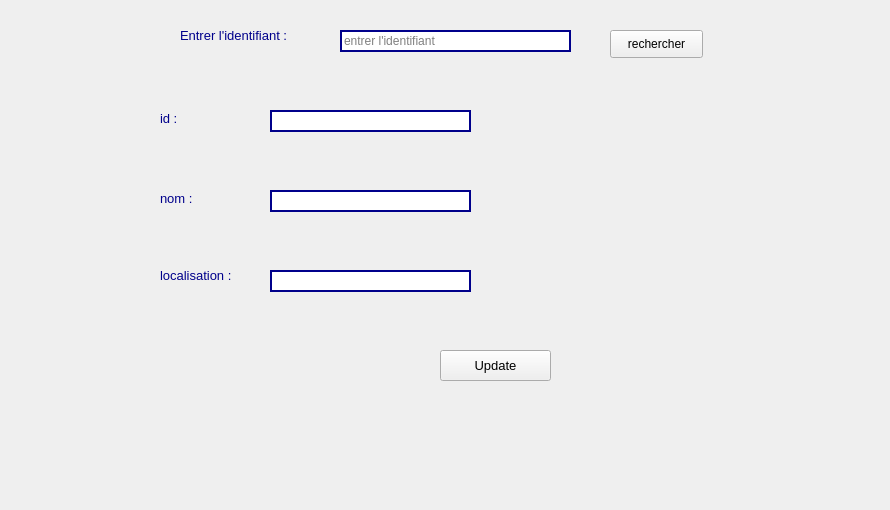
      <widget class="QWidget" name="tab_11">
       <attribute name="title">
        <string>Modifier Equip</string>
       </attribute>
       <widget class="QLabel" name="label_31">
        <property name="geometry">
         <rect>
          <x>-10</x>
          <y>0</y>
          <width>881</width>
          <height>501</height>
         </rect>
        </property>
        <property name="text">
         <string/>
        </property>
        <property name="pixmap">
         <pixmap>../../Desktop/2A/Projet_C++/blue-medical-science-background-vector-19610567.jpg</pixmap>
        </property>
       </widget>
       <widget class="QLabel" name="label_32">
        <property name="geometry">
         <rect>
          <x>180</x>
          <y>20</y>
          <width>141</width>
          <height>31</height>
         </rect>
        </property>
        <property name="font">
         <font>
          <pointsize>10</pointsize>
         </font>
        </property>
        <property name="styleSheet">
         <string notr="true">color:darkblue</string>
        </property>
        <property name="text">
         <string>Entrer l'identifiant : </string>
        </property>
       </widget>
       <widget class="QLineEdit" name="lineEdit_id_rechercheEquip">
        <property name="geometry">
         <rect>
          <x>340</x>
          <y>30</y>
          <width>231</width>
          <height>22</height>
         </rect>
        </property>
        <property name="styleSheet">
         <string notr="true">border-color:darkblue ;
border-style:solid;
border-width:2px;</string>
        </property>
        <property name="placeholderText">
         <string>entrer l'identifiant</string>
        </property>
       </widget>
       <widget class="QPushButton" name="pushButton_rechercherEquip_update">
        <property name="geometry">
         <rect>
          <x>610</x>
          <y>30</y>
          <width>93</width>
          <height>28</height>
         </rect>
        </property>
        <property name="text">
         <string>rechercher</string>
        </property>
       </widget>
       <widget class="QLabel" name="label_33">
        <property name="geometry">
         <rect>
          <x>160</x>
          <y>110</y>
          <width>55</width>
          <height>16</height>
         </rect>
        </property>
        <property name="font">
         <font>
          <pointsize>10</pointsize>
         </font>
        </property>
        <property name="styleSheet">
         <string notr="true">color:darkblue</string>
        </property>
        <property name="text">
         <string>id :</string>
        </property>
       </widget>
       <widget class="QLabel" name="label_34">
        <property name="geometry">
         <rect>
          <x>160</x>
          <y>190</y>
          <width>55</width>
          <height>16</height>
         </rect>
        </property>
        <property name="font">
         <font>
          <pointsize>10</pointsize>
         </font>
        </property>
        <property name="styleSheet">
         <string notr="true">color:darkblue</string>
        </property>
        <property name="text">
         <string>nom :</string>
        </property>
       </widget>
       <widget class="QLabel" name="label_35">
        <property name="geometry">
         <rect>
          <x>160</x>
          <y>260</y>
          <width>101</width>
          <height>31</height>
         </rect>
        </property>
        <property name="font">
         <font>
          <pointsize>10</pointsize>
         </font>
        </property>
        <property name="styleSheet">
         <string notr="true">color:darkblue</string>
        </property>
        <property name="text">
         <string>localisation :</string>
        </property>
       </widget>
       <widget class="QLineEdit" name="lineEdit_id_update_Eq">
        <property name="geometry">
         <rect>
          <x>270</x>
          <y>110</y>
          <width>201</width>
          <height>22</height>
         </rect>
        </property>
        <property name="styleSheet">
         <string notr="true">border-color:darkblue ;
border-style:solid;
border-width:2px;</string>
        </property>
       </widget>
       <widget class="QLineEdit" name="lineEdit_nom_update_Eq">
        <property name="geometry">
         <rect>
          <x>270</x>
          <y>190</y>
          <width>201</width>
          <height>22</height>
         </rect>
        </property>
        <property name="styleSheet">
         <string notr="true">border-color:darkblue ;
border-style:solid;
border-width:2px;</string>
        </property>
       </widget>
       <widget class="QLineEdit" name="lineEdit_localisation_update_Eq">
        <property name="geometry">
         <rect>
          <x>270</x>
          <y>270</y>
          <width>201</width>
          <height>22</height>
         </rect>
        </property>
        <property name="styleSheet">
         <string notr="true">border-color:darkblue ;
border-style:solid;
border-width:2px;</string>
        </property>
       </widget>
       <widget class="QPushButton" name="pushButton_update_Equip">
        <property name="geometry">
         <rect>
          <x>440</x>
          <y>350</y>
          <width>111</width>
          <height>31</height>
         </rect>
        </property>
        <property name="font">
         <font>
          <pointsize>10</pointsize>
         </font>
        </property>
        <property name="text">
         <string>Update</string>
        </property>
       </widget>
      </widget>
